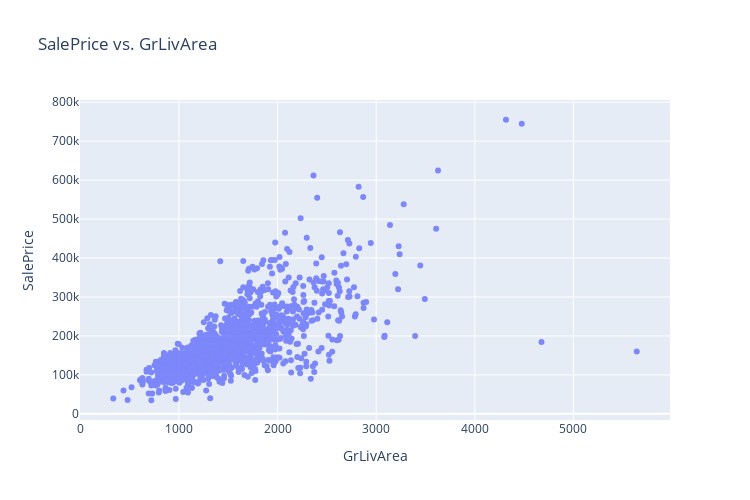

Write notebook code for a chart like this one.
### Markdown cell above
Of the Area features, 'GrLivArea' has the largest correlation to SalePrice.

### Code cell
plotly_scatter_x_y(df_train, 'GrLivArea', 'SalePrice')

### Figure 1 — Plotly figure (JSON) as saved in the notebook; plotly's stock layout.template omitted (floating-point values rounded to 4 significant figures; data arrays with more than 128 entries replaced by an {"elided": "..."} marker saying what was removed)
{"data": [{"mode": "markers", "name": "GrLivArea", "opacity": 0.8, "type": "scatter", "x": {"elided": "1460 int values"}, "y": {"elided": "1460 int values"}}], "layout": {"autosize": false, "height": 500, "legend": {"orientation": "h", "x": 0.4, "y": 1}, "title": {"text": "SalePrice vs. GrLivArea"}, "width": 750, "xaxis": {"ticklen": 5, "title": {"text": "GrLivArea"}, "zeroline": false}, "yaxis": {"side": "left", "title": {"text": "SalePrice"}}}}
